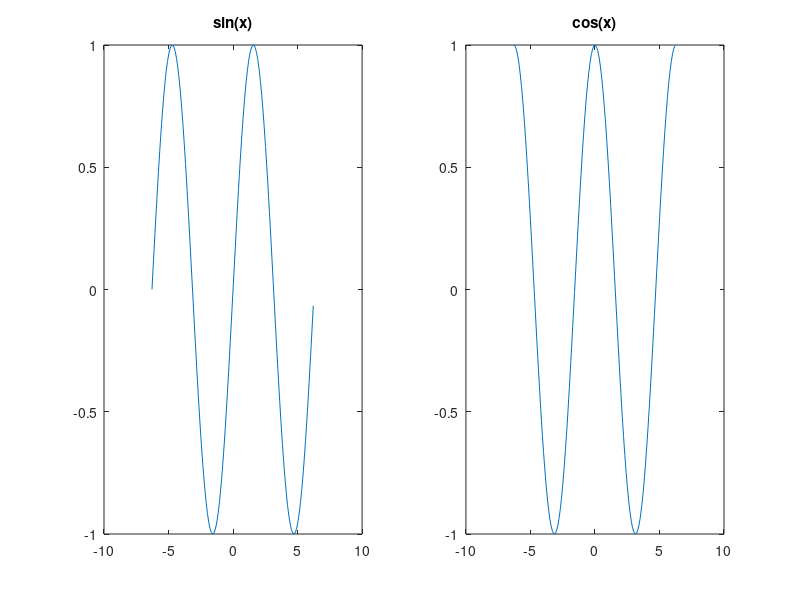
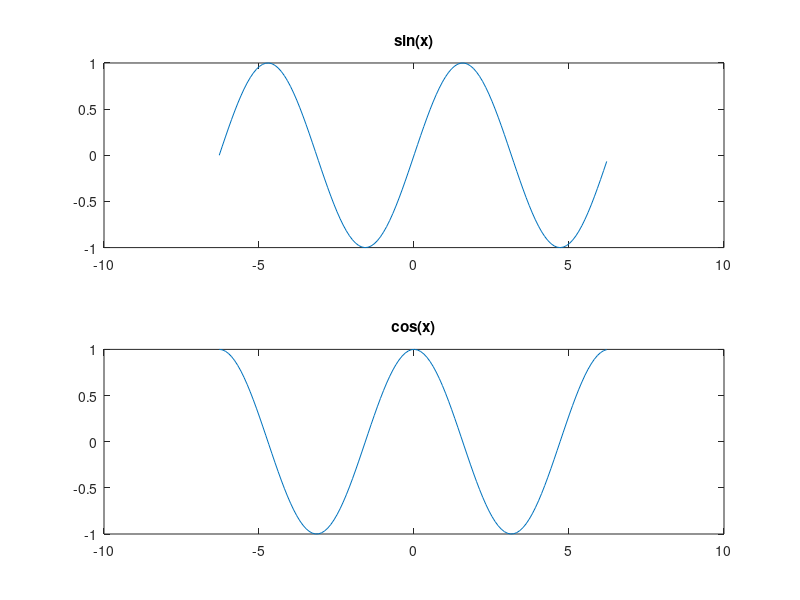

Recreate these plots in MATLAB, in order.
x = -2*pi:0.1:2*pi;
y1 = sin(x);
y2 = cos(x);

figure
subplot(1,2,1)
plot(x,y1)
title('sin(x)')

subplot(1,2,2)
plot(x,y2)
title('cos(x)')

figure
subplot(2,1,1)
plot(x,y1)
title('sin(x)')

subplot(2,1,2)
plot(x,y2)
title('cos(x)')
